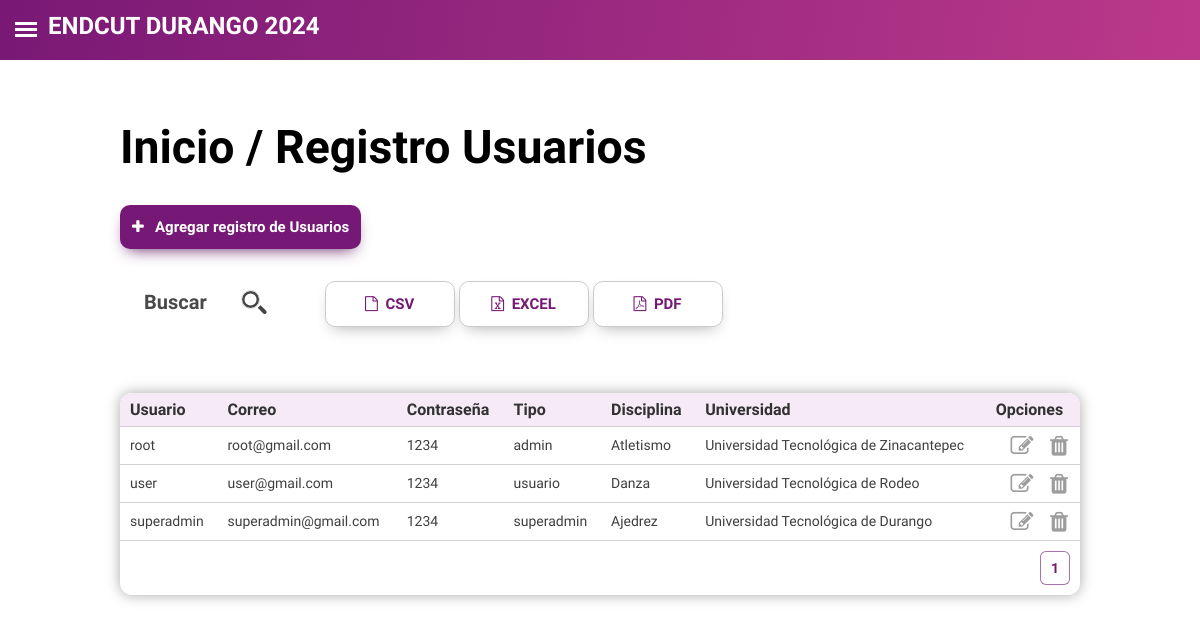
Screenshot of /views/usuario/usuarios.php (signed in) with the database file from the repository.
### tables this page shows
CREATE TABLE `usuarios` (
  `id` int(11) NOT NULL,
  `usuario` varchar(50) NOT NULL,
  `email` varchar(60) NOT NULL,
  `pass` varchar(60) NOT NULL,
  `tipo` varchar(60) NOT NULL,
  `disciplina` varchar(200) NOT NULL,
  `universidad` varchar(200) NOT NULL
);

### views/usuario/usuarios.php (the view, shortened to what this page needs)
<?php
require_once("../../db/connection.php");
$sql = "SELECT * FROM usuarios";
$result = $conn->query($sql);
$registrosPorPagina = 7;
$totalRegistros = $result->num_rows;
$totalPaginas = ceil($totalRegistros / $registrosPorPagina);
$paginaActual = isset($_GET['pagina']) ? $_GET['pagina'] : 1;
$indiceInicio = ($paginaActual - 1) * $registrosPorPagina;
$sqlPaginacion = "SELECT * FROM usuarios LIMIT $indiceInicio, $registrosPorPagina";
$resultPaginacion = $conn->query($sqlPaginacion);
?>
<!DOCTYPE html>
<html lang="en">
<head>
    <link rel="stylesheet" href="./style.css">
    <link rel="stylesheet" href="https://cdnjs.cloudflare.com/ajax/libs/font-awesome/4.7.0/css/font-awesome.min.css">
    <link rel="stylesheet" href="responsive_menu.css">
</head>
<body>
    <div class="header"><h2 style="margin-left: 4%;margin-top: 1%; color: #fff">ENDCUT DURANGO 2024</h2></div>
    <label for="openSidebarMenu" class="sidebarIconToggle">
        <div class="spinner diagonal part-1"></div>
        <div class="spinner horizontal"></div>
        <div class="spinner diagonal part-2"></div>
    </label>
    <div id='center' class="main center">
        <div style="margin: 10%;">
            <div className="d-flex">
                <div>
                    <h1 style="font-weight:bold; font-size:4vmin">Inicio / Registro Usuarios</h1>
                    <div>
                        <a href="#" class="AddButtonv2" onclick="toggleDiv()"><i class="fa fa-plus"></i>&nbsp;&nbsp;   Agregar registro de Usuarios</a>
                    </div>
                    <div style="display: inline-block;margin-bottom: -50px; width: 890px;">
                    <form action="buscar.php" class="search-bar" method="GET">
                        <label style="color: #494949; font-size: 20px;">Buscar</label>
                        <input type="search" name="search" pattern=".*\S.*" required autocomplete="off">
                        <button class="search-btn" type="submit">
                        </button>
                    </form>
                        <button class="AddButtonv3" onclick="exportToCSV()"><i class="fa fa-file-o"></i>&nbsp;&nbsp;CSV</button>
                        <button class="AddButtonv3" onclick="exportToExcel()"><i class="fa fa-file-excel-o"></i>&nbsp;&nbsp;EXCEL</button>
                        <button class="AddButtonv3" onclick="exportToPDF()"><i class="fa fa-file-pdf-o"></i>&nbsp;&nbsp;PDF</button>
                    </div>
                    <div>
                        <table class="TableDesign" id="miTabla">
                            <thead>
                                <tr>
                                    <th>Usuario</th>
                                    <th>Correo</th>
                                    <th>Contraseña</th>
                                    <th>Tipo</th>
                                    <th>Disciplina</th>
                                    <th>Universidad</th>
                                    <th>Opciones</th>
                                </tr>
                            </thead>
                            <tbody>
                                <?php while ($row = $resultPaginacion->fetch_assoc()) { ?>
                                    <tr>
                                        <td><?php echo $row['usuario']; ?></td>
                                        <td><?php echo $row['email']; ?></td>
                                        <td><?php echo $row['pass']; ?></td>
                                        <td><?php echo $row['tipo']; ?></td>
                                        <td><?php echo $row['disciplina']; ?></td>
                                        <td><?php echo $row['universidad']; ?></td>
                                        <td class="iconsDesign">
                                            <a href="javascript:void(0)" id="openModal"><i class="fa fa-edit"></i></a>
                                            <a href="eliminar_usuario.php?id=<?php echo $row['id']; ?>" class="deleteUser" data-userid="<?php echo $row['id']; ?>"><i class="fa fa-trash"></i></a>
                                        </td>
                                    </tr>
                                <?php } ?>
                            </tbody>
                            <tfoot>
                                <tr>
                                    <td colspan="14">
                                        <div class="links">
                                        <?php for ($i = 1; $i <= $totalPaginas; $i++) { ?>
                                            <a class="<?php echo ($i == $paginaActual) ? 'activeD' : ''; ?>" href="?pagina=<?php echo $i; ?>"><?php echo $i; ?></a>
                                        <?php } ?>
                                        </div>
                                    </td>
                                </tr>
                            </tfoot>
                        </table>
                    </div>
                    <br><br> <br> <br>
                </div>
            </div>
        </div>
    </div>
    <script src="https://cdn.jsdelivr.net/npm/bootstrap@4.5.3/dist/js/bootstrap.bundle.min.js"></script></body>
</html>

### rows the page displays
usuarios: usuario "root", email "root@gmail.com", pass "1234", tipo "admin", disciplina "Atletismo", universidad "Universidad Tecnológica de Zinacantepec"
usuarios: usuario "user", email "user@gmail.com", pass "1234", tipo "usuario", disciplina "Danza", universidad "Universidad Tecnológica de Rodeo"
usuarios: usuario "superadmin", email "superadmin@gmail.com", pass "1234", tipo "superadmin", disciplina "Ajedrez", universidad "Universidad Tecnológica de Durango"
